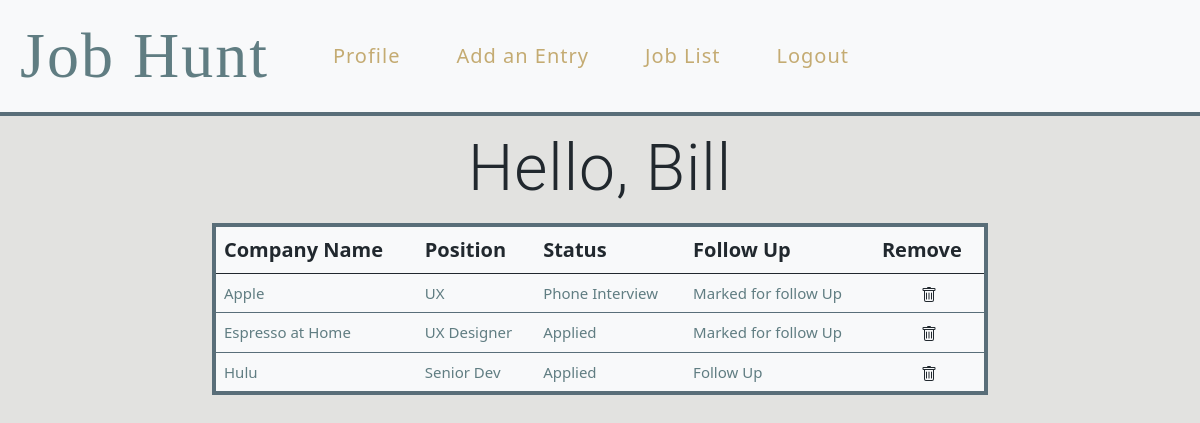
Page /jobs (signed in) on the committed database.
### jobHuntApp/models.py (models this page shows)
class User(models.Model):
    first_name = models.CharField(max_length=255)
    last_name = models.CharField(max_length=255)
    email = models.CharField(max_length=255)
    password = models.TextField()
    created_at = models.DateTimeField(auto_now_add=True)
    updated_at = models.DateTimeField(auto_now=True)
    objects = UserManager()

class Job(models.Model):
    company_name = models.CharField(max_length=50)
    position = models.CharField(max_length=50)
    status = models.CharField(max_length=50)
    created_by = models.ForeignKey(User, related_name="jobs", on_delete=models.CASCADE, null=True)
    users_follow_up = models.ManyToManyField(User, related_name="jobs_users_marked")
    created_at = models.DateTimeField(auto_now_add=True)
    updated_at = models.DateTimeField(auto_now=True)
    objects = JobManager()

### jobHuntApp/views.py (the view)
# urls.py: path('jobs', views.jobs),
def jobs(request):
    if 'user_id' not in request.session:
        return redirect('/')
    context ={
        'user': User.objects.get(id=request.session
        ['user_id']),
        'all_jobs': Job.objects.all()
    }
    return render(request, "jobs.html", context)

### jobHuntApp/templates/jobs.html (shortened to what this page needs)
<!DOCTYPE html>
<html>
    <head>
        <link href="https://cdn.jsdelivr.net/npm/bootstrap@5.1.0/dist/css/bootstrap.min.css" rel="stylesheet">
        <link rel="stylesheet" href="/static/css/style.css">
    </head>
    <body>
    {% include "navBar.html" %}
        <div class="container text-center">
        <h1 class="display-3 text-center">Hello, {{user.first_name}} </h1>
        </div>
        <div class="container" style="width: 800px">
            <table class="table table-hover table-light data_table">
            <thead>
                <tr>
                <th scope="col">Company Name</th>
                <th scope="col">Position </th>
                <th scope="col">Status</th>
                <th scope="col">Follow Up</th>
                <th scope="col">Remove</th>
                </tr>
            </thead>
            <tbody>
                <tr>
            {% for job in all_jobs reversed%}
                {% if job.created_by.id == user.id %}
                    <td><a href="/jobs/{{job.id}}/edit">{{job.company_name}}</a></td>
                    <td>{{job.position}}</td>
                    <td>{{job.status}}</td>
                    {% if job.users_follow_up.all %}
                        <td><a href="/followUp/{{job.id}}"> Marked for follow Up</a></td>
                    {% else %}
                        <td><a href="/followUp/{{job.id}}"> Follow Up</a></td>
                    {% endif %}
                    <td class="text-center trash_can"><a href="/jobs/{{job.id}}/delete">
                    </a></td>
                    </tr>
                {% endif %}
            {%endfor%}
            </tbody>
            </table>
        </div>
    </body>
</html>

### jobHuntApp/static/css/style.css (style rules this page uses)
* { color: #21282e; }
body { background-color: #e2e2e0; }
h1 { margin: 15px; font-family: 'Roboto', sans-serif; letter-spacing: 1px; }
th { font-size: 20px; }
td { color: #607d82; font-size: 15px; }
a { text-decoration: none; color: #607d82; }
.trash_can { margin-left: 2px; }
.data_table, .card { border: 4px #596E79 solid; }

### rows in the picture
User: first_name "Bill"
Job: company_name "Apple", position "UX", status "Phone Interview"
Job: company_name "Espresso at Home", position "UX Designer", status "Applied"
Job: company_name "Hulu", position "Senior Dev", status "Applied"
